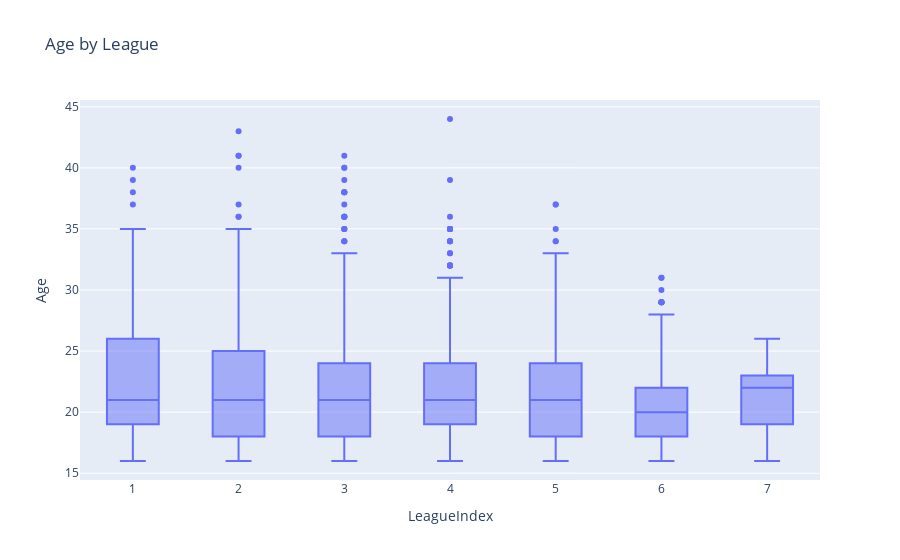

Here is the notebook cell this chart was saved with:
### Markdown cell above
### Instead of using the seaborn library to show how each variable can make variation to our output we used plotly.express because it alows to see more details about each box.

### Code cell
px.box(skillcraft,x='LeagueIndex',y='Age',title="Age by League")

### Figure 1 — Plotly figure (JSON) as saved in the notebook; plotly's stock layout.template omitted (floating-point values rounded to 4 significant figures; data arrays with more than 128 entries replaced by an {"elided": "..."} marker saying what was removed)
{"data": [{"alignmentgroup": "True", "hovertemplate": "LeagueIndex=%{x}<br>Age=%{y}<extra></extra>", "legendgroup": "", "marker": {"color": "#636efa"}, "name": "", "notched": false, "offsetgroup": "", "orientation": "v", "showlegend": false, "type": "box", "x": {"elided": "3338 int values"}, "x0": " ", "xaxis": "x", "y": {"elided": "3338 int values"}, "y0": " ", "yaxis": "y"}], "layout": {"boxmode": "group", "legend": {"tracegroupgap": 0}, "title": {"text": "Age by League"}, "xaxis": {"anchor": "y", "domain": [0, 1], "title": {"text": "LeagueIndex"}}, "yaxis": {"anchor": "x", "domain": [0, 1], "title": {"text": "Age"}}}}
